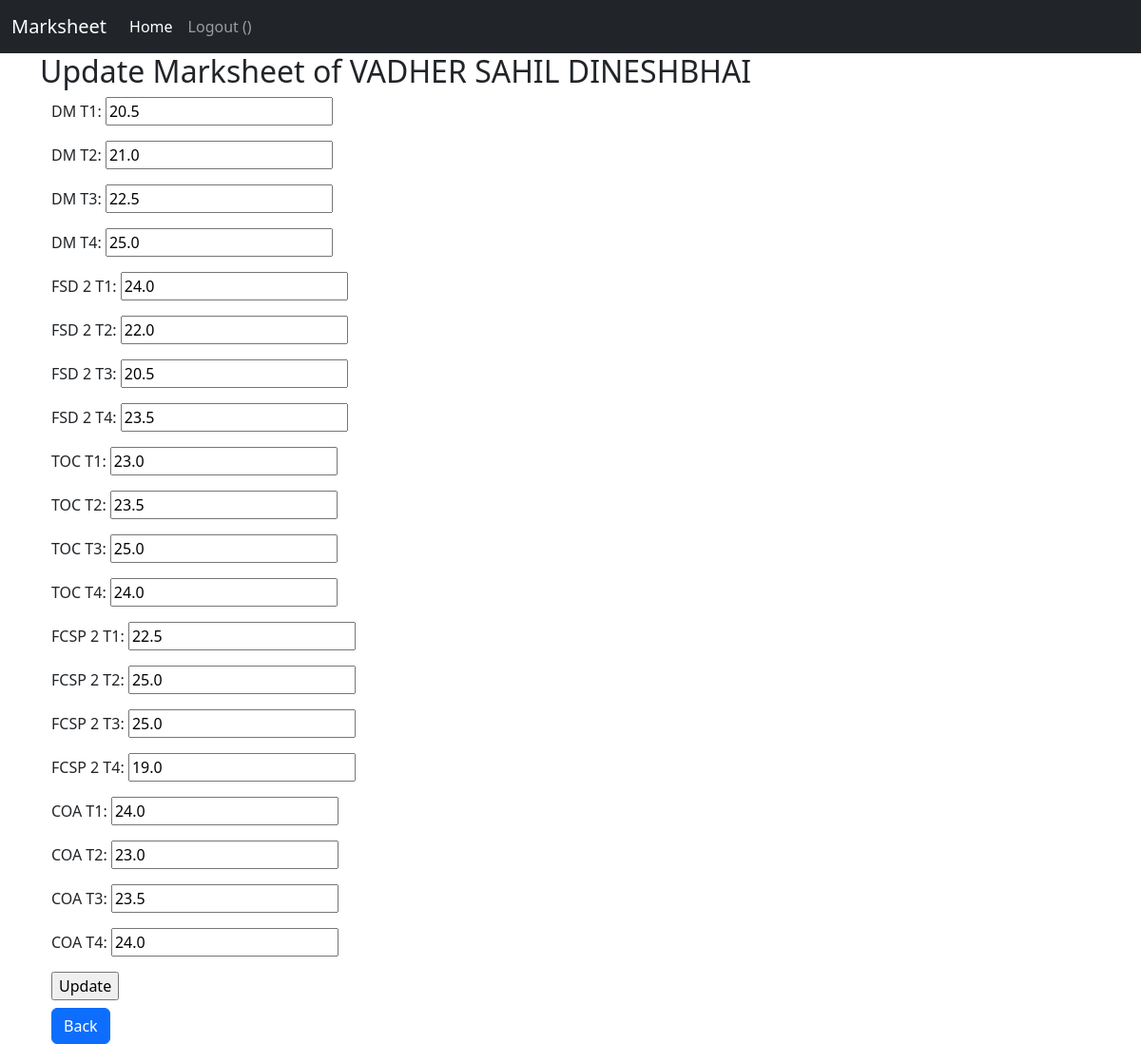
Screenshot of /student/3/update/ with the database file from the repository.
### marks/models.py (models this page shows, shortened)
class Marksheet(models.Model):
    Roll_No = models.IntegerField()
    Div = models.CharField(max_length=50)
    Mentor= models.CharField(max_length=50)
    Branch= models.CharField(max_length=50)
    Enrollment= models.IntegerField()
    Name= models.CharField(max_length=50)
    DM_T1= models.FloatField()
    DM_T2= models.FloatField()
    DM_T3= models.FloatField()
    DM_T4= models.FloatField()
    FSD_2_T1= models.FloatField()
    FSD_2_T2= models.FloatField()
    FSD_2_T3= models.FloatField()
    FSD_2_T4= models.FloatField()
    TOC_T1=models.FloatField()
    TOC_T2= models.FloatField()
    TOC_T3=models.FloatField()
    TOC_T4= models.FloatField()
    FCSP_2_T1= models.FloatField()
    FCSP_2_T2= models.FloatField()
    FCSP_2_T3= models.FloatField()
    FCSP_2_T4= models.FloatField()
    COA_T1= models.FloatField()
    COA_T2= models.FloatField()
    COA_T3= models.FloatField()
    COA_T4= models.FloatField()

### marks/views.py (the view)
# urls.py: path('student/<int:pk>/update/', views.marksupdate, name='marksupdate'),
def marksupdate(request, pk):
    student = Marksheet.objects.get(pk=pk)
    if request.method == 'POST':
        form = Marks(request.POST, instance=student)
        if form.is_valid():
            form.save()
            detail_url = reverse('detail', args=[pk])
            return redirect(detail_url)
    else:
        form = Marks(instance=student)
    return render(request, 'updateform.html', {'form': form, 'pk': pk, 'Name': student.Name})

### marks/forms.py
class Marks(forms.ModelForm):
    class Meta:
        model = Marksheet
        fields = ['DM_T1', 'DM_T2', 'DM_T3', 'DM_T4', 'FSD_2_T1', 'FSD_2_T2', 'FSD_2_T3', 'FSD_2_T4', 'TOC_T1', 'TOC_T2',
                  'TOC_T3', 'TOC_T4', 'FCSP_2_T1', 'FCSP_2_T2', 'FCSP_2_T3', 'FCSP_2_T4', 'COA_T1', 'COA_T2', 'COA_T3', 'COA_T4']

### marks/templates/updateform.html (shortened to what this page needs)
{% extends "base.html" %}
{% block content %}
<h2>Update Marksheet of {{ Name }}</h2>
<div class="container">
    <form method="post">
        {{ form.as_p }}
        <input type="submit" value="Update">
    </form>
    <a class="btn btn-primary mt-2" href="{% url 'detail' pk %}">Back</a>
</div>
{% endblock content %}

### rows the page displays
Marksheet: Name "VADHER SAHIL DINESHBHAI", DM_T1 "20.5", DM_T2 "21.0", DM_T3 "22.5", DM_T4 "25.0", FSD_2_T1 "24.0", FSD_2_T2 "22.0", FSD_2_T3 "20.5", FSD_2_T4 "23.5", TOC_T1 "23.0", TOC_T2 "23.5", TOC_T3 "25.0", TOC_T4 "24.0", FCSP_2_T1 "22.5", FCSP_2_T2 "25.0", FCSP_2_T3 "25.0", FCSP_2_T4 "19.0", COA_T1 "24.0", COA_T2 "23.0", COA_T3 "23.5", COA_T4 "24.0"
